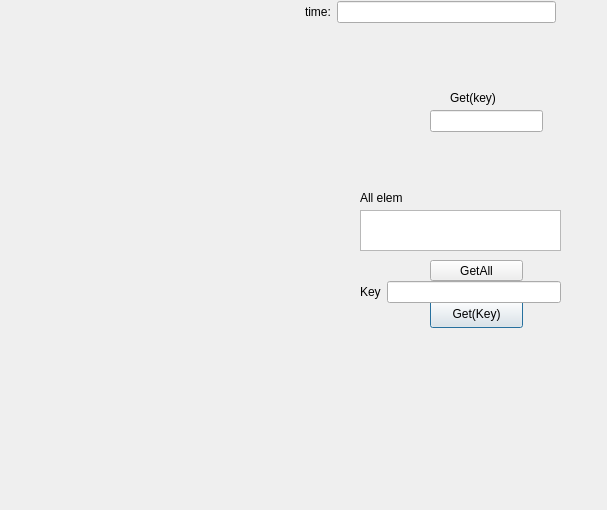
<?xml version="1.0" encoding="UTF-8"?>
<ui version="4.0">
 <class>Dialog1</class>
 <widget class="QDialog" name="Dialog1">
  <property name="geometry">
   <rect>
    <x>0</x>
    <y>0</y>
    <width>607</width>
    <height>510</height>
   </rect>
  </property>
  <property name="windowTitle">
   <string>Dialog</string>
  </property>
  <widget class="QPushButton" name="pushButton">
   <property name="geometry">
    <rect>
     <x>430</x>
     <y>300</y>
     <width>93</width>
     <height>28</height>
    </rect>
   </property>
   <property name="text">
    <string>Get(Key)</string>
   </property>
  </widget>
  <widget class="QLabel" name="label">
   <property name="geometry">
    <rect>
     <x>10</x>
     <y>20</y>
     <width>581</width>
     <height>471</height>
    </rect>
   </property>
   <property name="text">
    <string/>
   </property>
   <property name="pixmap">
    <pixmap>img/Leo.png</pixmap>
   </property>
  </widget>
  <widget class="QWidget" name="layoutWidget">
   <property name="geometry">
    <rect>
     <x>305</x>
     <y>0</y>
     <width>251</width>
     <height>24</height>
    </rect>
   </property>
   <layout class="QHBoxLayout" name="horizontalLayout">
    <item>
     <widget class="QLabel" name="label_2">
      <property name="text">
       <string>time:</string>
      </property>
     </widget>
    </item>
    <item>
     <widget class="QLineEdit" name="time"/>
    </item>
   </layout>
  </widget>
  <widget class="QTextEdit" name="textEdit">
   <property name="geometry">
    <rect>
     <x>360</x>
     <y>210</y>
     <width>201</width>
     <height>41</height>
    </rect>
   </property>
  </widget>
  <widget class="QLabel" name="label_3">
   <property name="geometry">
    <rect>
     <x>360</x>
     <y>190</y>
     <width>71</width>
     <height>16</height>
    </rect>
   </property>
   <property name="text">
    <string>All elem</string>
   </property>
  </widget>
  <widget class="QLabel" name="label_4">
   <property name="geometry">
    <rect>
     <x>450</x>
     <y>90</y>
     <width>55</width>
     <height>16</height>
    </rect>
   </property>
   <property name="text">
    <string>Get(key)</string>
   </property>
  </widget>
  <widget class="QLineEdit" name="Out">
   <property name="geometry">
    <rect>
     <x>430</x>
     <y>110</y>
     <width>113</width>
     <height>22</height>
    </rect>
   </property>
  </widget>
  <widget class="QWidget" name="horizontalLayoutWidget">
   <property name="geometry">
    <rect>
     <x>360</x>
     <y>280</y>
     <width>201</width>
     <height>24</height>
    </rect>
   </property>
   <layout class="QHBoxLayout" name="horizontalLayout_2">
    <item>
     <widget class="QLabel" name="label_5">
      <property name="text">
       <string>Key</string>
      </property>
     </widget>
    </item>
    <item>
     <widget class="QLineEdit" name="Enter"/>
    </item>
   </layout>
  </widget>
  <widget class="QPushButton" name="pushButton_2">
   <property name="geometry">
    <rect>
     <x>430</x>
     <y>260</y>
     <width>93</width>
     <height>21</height>
    </rect>
   </property>
   <property name="text">
    <string>GetAll</string>
   </property>
  </widget>
  <zorder>label</zorder>
  <zorder>layoutWidget</zorder>
  <zorder>pushButton</zorder>
  <zorder>textEdit</zorder>
  <zorder>label_3</zorder>
  <zorder>label_4</zorder>
  <zorder>Out</zorder>
  <zorder>horizontalLayoutWidget</zorder>
  <zorder>pushButton_2</zorder>
 </widget>
 <resources/>
 <connections/>
</ui>
